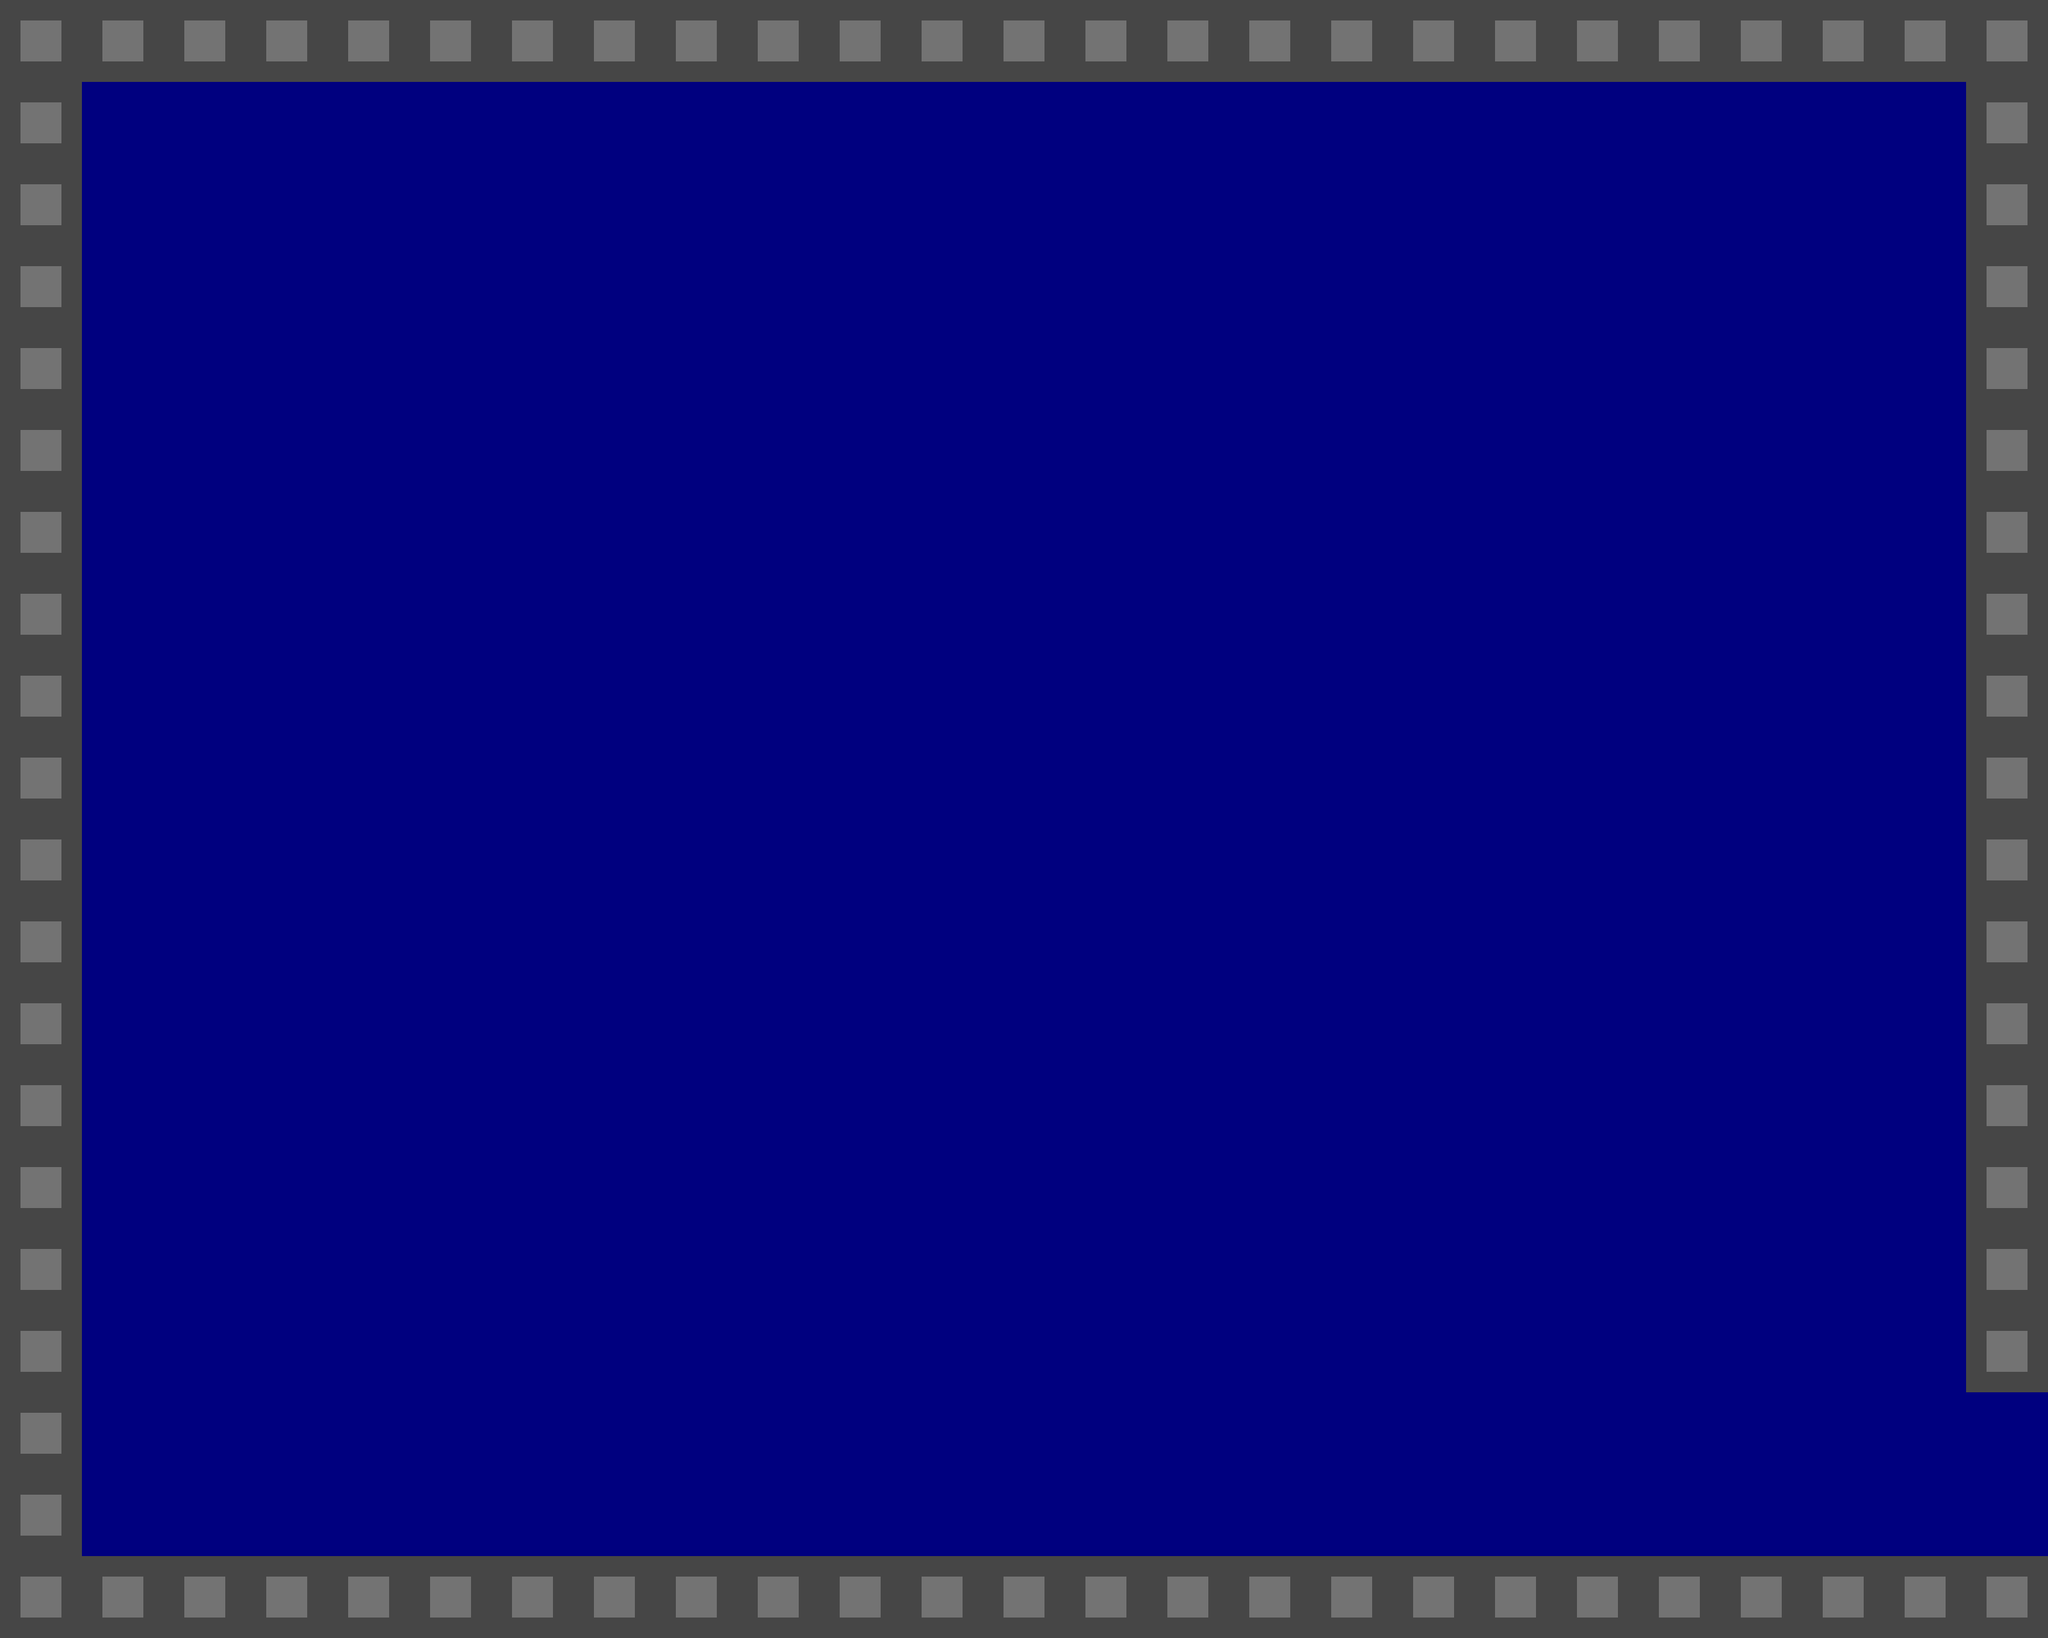

Rendered tile map (Tiled .tmx) drawn with the repository's tilesets; below, a short description and the full map source, tile grids included:
An orthogonal 25x20 tile map with 128x128 px tiles, 5 tile layers (Platforms, Foreground, Background, Coins, ...).

<map version="1.4" tiledversion="1.4.3" orientation="orthogonal" renderorder="right-down" width="25" height="20" tilewidth="128" tileheight="128" infinite="0" backgroundcolor="#00007f" nextlayerid="6" nextobjectid="1">
 <tileset firstgid="1" name="placeholders" tilewidth="256" tileheight="256" tilecount="15" columns="0">
  <grid orientation="orthogonal" width="1" height="1" />
  <tile id="0">
   <image width="128" height="128" source="../placeholder_assets/light_gray.png" />
  </tile>
  <tile id="1">
   <image width="128" height="128" source="../placeholder_assets/placeholder_angled_platform.png" />
  </tile>
  <tile id="2">
   <image width="128" height="128" source="../placeholder_assets/placeholder_basic_platform.png" />
  </tile>
  <tile id="3">
   <image width="128" height="128" source="../placeholder_assets/placeholder_chair.png" />
  </tile>
  <tile id="4">
   <image width="128" height="128" source="../placeholder_assets/placeholder_corner_platform.png" />
  </tile>
  <tile id="5">
   <image width="128" height="128" source="../placeholder_assets/placeholder_dark_tile.png" />
  </tile>
  <tile id="6">
   <image width="128" height="128" source="../placeholder_assets/placeholder_door.png" />
  </tile>
  <tile id="7">
   <image width="128" height="128" source="../placeholder_assets/placeholder_edge_platform.png" />
  </tile>
  <tile id="8">
   <image width="128" height="128" source="../placeholder_assets/placeholder_key.png" />
  </tile>
  <tile id="9">
   <image width="128" height="128" source="../placeholder_assets/placeholder_light_tile.png" />
  </tile>
  <tile id="10">
   <image width="256" height="256" source="../placeholder_assets/placeholder_passage.png" />
  </tile>
  <tile id="11">
   <image width="128" height="128" source="../placeholder_assets/placeholder_table.png" />
  </tile>
  <tile id="12">
   <image width="128" height="128" source="../placeholder_assets/placeholder_thin_platform.png" />
  </tile>
  <tile id="13">
   <image width="128" height="128" source="../placeholder_assets/placeholder_wall.png" />
  </tile>
  <tile id="14">
   <image width="128" height="128" source="../placeholder_assets/placeholder_x_tile.png" />
  </tile>
 </tileset>
 <layer id="1" name="Platforms" width="25" height="20">
  <data encoding="csv">
14,14,14,14,14,14,14,14,14,14,14,14,14,14,14,14,14,14,14,14,14,14,14,14,14,
14,0,0,0,0,0,0,0,0,0,0,0,0,0,0,0,0,0,0,0,0,0,0,0,14,
14,0,0,0,0,0,0,0,0,0,0,0,0,0,0,0,0,0,0,0,0,0,0,0,14,
14,0,0,0,0,0,0,0,0,0,0,0,0,0,0,0,0,0,0,0,0,0,0,0,14,
14,0,0,0,0,0,0,0,0,0,0,0,0,0,0,0,0,0,0,0,0,0,0,0,14,
14,0,0,0,0,0,0,0,0,0,0,0,0,0,0,0,0,0,0,0,0,0,0,0,14,
14,0,0,0,0,0,0,0,0,0,0,0,0,0,0,0,0,0,0,0,0,0,0,0,14,
14,0,0,0,0,0,0,0,0,0,0,0,0,0,0,0,0,0,0,0,0,0,0,0,14,
14,0,0,0,0,0,0,0,0,0,0,0,0,0,0,0,0,0,0,0,0,0,0,0,14,
14,0,0,0,0,0,0,0,0,0,0,0,0,0,0,0,0,0,0,0,0,0,0,0,14,
14,0,0,0,0,0,0,0,0,0,0,0,0,0,0,0,0,0,0,0,0,0,0,0,14,
14,0,0,0,0,0,0,0,0,0,0,0,0,0,0,0,0,0,0,0,0,0,0,0,14,
14,0,0,0,0,0,0,0,0,0,0,0,0,0,0,0,0,0,0,0,0,0,0,0,14,
14,0,0,0,0,0,0,0,0,0,0,0,0,0,0,0,0,0,0,0,0,0,0,0,14,
14,0,0,0,0,0,0,0,0,0,0,0,0,0,0,0,0,0,0,0,0,0,0,0,14,
14,0,0,0,0,0,0,0,0,0,0,0,0,0,0,0,0,0,0,0,0,0,0,0,14,
14,0,0,0,0,0,0,0,0,0,0,0,0,0,0,0,0,0,0,0,0,0,0,0,14,
14,0,0,0,0,0,0,0,0,0,0,0,0,0,0,0,0,0,0,0,0,0,0,0,0,
14,0,0,0,0,0,0,0,0,0,0,0,0,0,0,0,0,0,0,0,0,0,0,0,0,
14,14,14,14,14,14,14,14,14,14,14,14,14,14,14,14,14,14,14,14,14,14,14,14,14
</data>
 </layer>
 <layer id="2" name="Foreground" width="25" height="20">
  <data encoding="csv">
0,0,0,0,0,0,0,0,0,0,0,0,0,0,0,0,0,0,0,0,0,0,0,0,0,
0,0,0,0,0,0,0,0,0,0,0,0,0,0,0,0,0,0,0,0,0,0,0,0,0,
0,0,0,0,0,0,0,0,0,0,0,0,0,0,0,0,0,0,0,0,0,0,0,0,0,
0,0,0,0,0,0,0,0,0,0,0,0,0,0,0,0,0,0,0,0,0,0,0,0,0,
0,0,0,0,0,0,0,0,0,0,0,0,0,0,0,0,0,0,0,0,0,0,0,0,0,
0,0,0,0,0,0,0,0,0,0,0,0,0,0,0,0,0,0,0,0,0,0,0,0,0,
0,0,0,0,0,0,0,0,0,0,0,0,0,0,0,0,0,0,0,0,0,0,0,0,0,
0,0,0,0,0,0,0,0,0,0,0,0,0,0,0,0,0,0,0,0,0,0,0,0,0,
0,0,0,0,0,0,0,0,0,0,0,0,0,0,0,0,0,0,0,0,0,0,0,0,0,
0,0,0,0,0,0,0,0,0,0,0,0,0,0,0,0,0,0,0,0,0,0,0,0,0,
0,0,0,0,0,0,0,0,0,0,0,0,0,0,0,0,0,0,0,0,0,0,0,0,0,
0,0,0,0,0,0,0,0,0,0,0,0,0,0,0,0,0,0,0,0,0,0,0,0,0,
0,0,0,0,0,0,0,0,0,0,0,0,0,0,0,0,0,0,0,0,0,0,0,0,0,
0,0,0,0,0,0,0,0,0,0,0,0,0,0,0,0,0,0,0,0,0,0,0,0,0,
0,0,0,0,0,0,0,0,0,0,0,0,0,0,0,0,0,0,0,0,0,0,0,0,0,
0,0,0,0,0,0,0,0,0,0,0,0,0,0,0,0,0,0,0,0,0,0,0,0,0,
0,0,0,0,0,0,0,0,0,0,0,0,0,0,0,0,0,0,0,0,0,0,0,0,0,
0,0,0,0,0,0,0,0,0,0,0,0,0,0,0,0,0,0,0,0,0,0,0,0,0,
0,0,0,0,0,0,0,0,0,0,0,0,0,0,0,0,0,0,0,0,0,0,0,0,0,
0,0,0,0,0,0,0,0,0,0,0,0,0,0,0,0,0,0,0,0,0,0,0,0,0
</data>
 </layer>
 <layer id="3" name="Background" width="25" height="20">
  <data encoding="csv">
0,0,0,0,0,0,0,0,0,0,0,0,0,0,0,0,0,0,0,0,0,0,0,0,0,
0,0,0,0,0,0,0,0,0,0,0,0,0,0,0,0,0,0,0,0,0,0,0,0,0,
0,0,0,0,0,0,0,0,0,0,0,0,0,0,0,0,0,0,0,0,0,0,0,0,0,
0,0,0,0,0,0,0,0,0,0,0,0,0,0,0,0,0,0,0,0,0,0,0,0,0,
0,0,0,0,0,0,0,0,0,0,0,0,0,0,0,0,0,0,0,0,0,0,0,0,0,
0,0,0,0,0,0,0,0,0,0,0,0,0,0,0,0,0,0,0,0,0,0,0,0,0,
0,0,0,0,0,0,0,0,0,0,0,0,0,0,0,0,0,0,0,0,0,0,0,0,0,
0,0,0,0,0,0,0,0,0,0,0,0,0,0,0,0,0,0,0,0,0,0,0,0,0,
0,0,0,0,0,0,0,0,0,0,0,0,0,0,0,0,0,0,0,0,0,0,0,0,0,
0,0,0,0,0,0,0,0,0,0,0,0,0,0,0,0,0,0,0,0,0,0,0,0,0,
0,0,0,0,0,0,0,0,0,0,0,0,0,0,0,0,0,0,0,0,0,0,0,0,0,
0,0,0,0,0,0,0,0,0,0,0,0,0,0,0,0,0,0,0,0,0,0,0,0,0,
0,0,0,0,0,0,0,0,0,0,0,0,0,0,0,0,0,0,0,0,0,0,0,0,0,
0,0,0,0,0,0,0,0,0,0,0,0,0,0,0,0,0,0,0,0,0,0,0,0,0,
0,0,0,0,0,0,0,0,0,0,0,0,0,0,0,0,0,0,0,0,0,0,0,0,0,
0,0,0,0,0,0,0,0,0,0,0,0,0,0,0,0,0,0,0,0,0,0,0,0,0,
0,0,0,0,0,0,0,0,0,0,0,0,0,0,0,0,0,0,0,0,0,0,0,0,0,
0,0,0,0,0,0,0,0,0,0,0,0,0,0,0,0,0,0,0,0,0,0,0,0,0,
0,0,0,0,0,0,0,0,0,0,0,0,0,0,0,0,0,0,0,0,0,0,0,0,0,
0,0,0,0,0,0,0,0,0,0,0,0,0,0,0,0,0,0,0,0,0,0,0,0,0
</data>
 </layer>
 <layer id="4" name="Coins" width="25" height="20">
  <data encoding="csv">
0,0,0,0,0,0,0,0,0,0,0,0,0,0,0,0,0,0,0,0,0,0,0,0,0,
0,0,0,0,0,0,0,0,0,0,0,0,0,0,0,0,0,0,0,0,0,0,0,0,0,
0,0,0,0,0,0,0,0,0,0,0,0,0,0,0,0,0,0,0,0,0,0,0,0,0,
0,0,0,0,0,0,0,0,0,0,0,0,0,0,0,0,0,0,0,0,0,0,0,0,0,
0,0,0,0,0,0,0,0,0,0,0,0,0,0,0,0,0,0,0,0,0,0,0,0,0,
0,0,0,0,0,0,0,0,0,0,0,0,0,0,0,0,0,0,0,0,0,0,0,0,0,
0,0,0,0,0,0,0,0,0,0,0,0,0,0,0,0,0,0,0,0,0,0,0,0,0,
0,0,0,0,0,0,0,0,0,0,0,0,0,0,0,0,0,0,0,0,0,0,0,0,0,
0,0,0,0,0,0,0,0,0,0,0,0,0,0,0,0,0,0,0,0,0,0,0,0,0,
0,0,0,0,0,0,0,0,0,0,0,0,0,0,0,0,0,0,0,0,0,0,0,0,0,
0,0,0,0,0,0,0,0,0,0,0,0,0,0,0,0,0,0,0,0,0,0,0,0,0,
0,0,0,0,0,0,0,0,0,0,0,0,0,0,0,0,0,0,0,0,0,0,0,0,0,
0,0,0,0,0,0,0,0,0,0,0,0,0,0,0,0,0,0,0,0,0,0,0,0,0,
0,0,0,0,0,0,0,0,0,0,0,0,0,0,0,0,0,0,0,0,0,0,0,0,0,
0,0,0,0,0,0,0,0,0,0,0,0,0,0,0,0,0,0,0,0,0,0,0,0,0,
0,0,0,0,0,0,0,0,0,0,0,0,0,0,0,0,0,0,0,0,0,0,0,0,0,
0,0,0,0,0,0,0,0,0,0,0,0,0,0,0,0,0,0,0,0,0,0,0,0,0,
0,0,0,0,0,0,0,0,0,0,0,0,0,0,0,0,0,0,0,0,0,0,0,0,0,
0,0,0,0,0,0,0,0,0,0,0,0,0,0,0,0,0,0,0,0,0,0,0,0,0,
0,0,0,0,0,0,0,0,0,0,0,0,0,0,0,0,0,0,0,0,0,0,0,0,0
</data>
 </layer>
 <layer id="5" name="Don't Touch" width="25" height="20">
  <data encoding="csv">
0,0,0,0,0,0,0,0,0,0,0,0,0,0,0,0,0,0,0,0,0,0,0,0,0,
0,0,0,0,0,0,0,0,0,0,0,0,0,0,0,0,0,0,0,0,0,0,0,0,0,
0,0,0,0,0,0,0,0,0,0,0,0,0,0,0,0,0,0,0,0,0,0,0,0,0,
0,0,0,0,0,0,0,0,0,0,0,0,0,0,0,0,0,0,0,0,0,0,0,0,0,
0,0,0,0,0,0,0,0,0,0,0,0,0,0,0,0,0,0,0,0,0,0,0,0,0,
0,0,0,0,0,0,0,0,0,0,0,0,0,0,0,0,0,0,0,0,0,0,0,0,0,
0,0,0,0,0,0,0,0,0,0,0,0,0,0,0,0,0,0,0,0,0,0,0,0,0,
0,0,0,0,0,0,0,0,0,0,0,0,0,0,0,0,0,0,0,0,0,0,0,0,0,
0,0,0,0,0,0,0,0,0,0,0,0,0,0,0,0,0,0,0,0,0,0,0,0,0,
0,0,0,0,0,0,0,0,0,0,0,0,0,0,0,0,0,0,0,0,0,0,0,0,0,
0,0,0,0,0,0,0,0,0,0,0,0,0,0,0,0,0,0,0,0,0,0,0,0,0,
0,0,0,0,0,0,0,0,0,0,0,0,0,0,0,0,0,0,0,0,0,0,0,0,0,
0,0,0,0,0,0,0,0,0,0,0,0,0,0,0,0,0,0,0,0,0,0,0,0,0,
0,0,0,0,0,0,0,0,0,0,0,0,0,0,0,0,0,0,0,0,0,0,0,0,0,
0,0,0,0,0,0,0,0,0,0,0,0,0,0,0,0,0,0,0,0,0,0,0,0,0,
0,0,0,0,0,0,0,0,0,0,0,0,0,0,0,0,0,0,0,0,0,0,0,0,0,
0,0,0,0,0,0,0,0,0,0,0,0,0,0,0,0,0,0,0,0,0,0,0,0,0,
0,0,0,0,0,0,0,0,0,0,0,0,0,0,0,0,0,0,0,0,0,0,0,0,0,
0,0,0,0,0,0,0,0,0,0,0,0,0,0,0,0,0,0,0,0,0,0,0,0,0,
0,0,0,0,0,0,0,0,0,0,0,0,0,0,0,0,0,0,0,0,0,0,0,0,0
</data>
 </layer>
</map>
